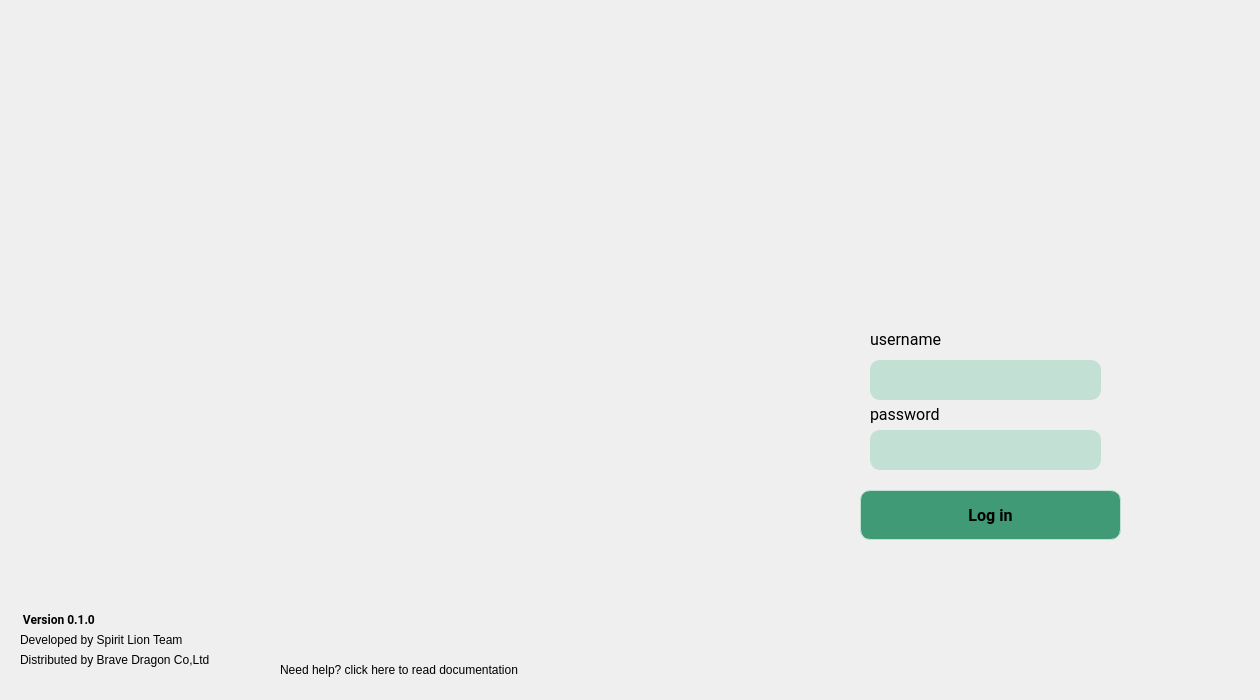
<?xml version="1.0" encoding="UTF-8"?>
<ui version="4.0">
 <class>login</class>
 <widget class="QDialog" name="login">
  <property name="geometry">
   <rect>
    <x>0</x>
    <y>0</y>
    <width>1260</width>
    <height>700</height>
   </rect>
  </property>
  <property name="windowTitle">
   <string>Nea-Yuk</string>
  </property>
  <property name="styleSheet">
   <string notr="true">#login{
	border-image: url(:/logo/image/Login.png);
}</string>
  </property>
  <widget class="QWidget" name="school" native="true">
   <property name="geometry">
    <rect>
     <x>830</x>
     <y>30</y>
     <width>296</width>
     <height>262</height>
    </rect>
   </property>
   <property name="styleSheet">
    <string notr="true">#school{

	border-image: url(:/logo/image/School Logo.png);
background : transparent;
border: transparent;
}</string>
   </property>
  </widget>
  <widget class="QGroupBox" name="loginbox">
   <property name="geometry">
    <rect>
     <x>810</x>
     <y>320</y>
     <width>356</width>
     <height>237</height>
    </rect>
   </property>
   <property name="styleSheet">
    <string notr="true">#loginbox{
background : transparent;
border: transparent;
}</string>
   </property>
   <property name="title">
    <string/>
   </property>
   <widget class="QLabel" name="username">
    <property name="geometry">
     <rect>
      <x>60</x>
      <y>10</y>
      <width>81</width>
      <height>19</height>
     </rect>
    </property>
    <property name="font">
     <font>
      <family>Roboto</family>
      <pointsize>12</pointsize>
     </font>
    </property>
    <property name="styleSheet">
     <string notr="true">background : transparent;
border: transparent;</string>
    </property>
    <property name="text">
     <string>username</string>
    </property>
   </widget>
   <widget class="QLineEdit" name="usernamebox">
    <property name="geometry">
     <rect>
      <x>60</x>
      <y>40</y>
      <width>231</width>
      <height>40</height>
     </rect>
    </property>
    <property name="cursor">
     <cursorShape>IBeamCursor</cursorShape>
    </property>
    <property name="acceptDrops">
     <bool>true</bool>
    </property>
    <property name="styleSheet">
     <string notr="true">#usernamebox{
border: 1px solid rgb(194, 223, 211);
border-radius: 10px;
color: #FFF;
padding-left: 10px;
padding-right: 10px;
background-color: rgb(195, 224, 213);

	color: rgb(0, 0, 0);
}</string>
    </property>
   </widget>
   <widget class="QLabel" name="passwrod">
    <property name="geometry">
     <rect>
      <x>60</x>
      <y>85</y>
      <width>80</width>
      <height>19</height>
     </rect>
    </property>
    <property name="font">
     <font>
      <family>Roboto</family>
      <pointsize>12</pointsize>
     </font>
    </property>
    <property name="styleSheet">
     <string notr="true">background : transparent;
border: transparent;</string>
    </property>
    <property name="text">
     <string>password</string>
    </property>
   </widget>
   <widget class="QLineEdit" name="passbox">
    <property name="geometry">
     <rect>
      <x>60</x>
      <y>110</y>
      <width>231</width>
      <height>40</height>
     </rect>
    </property>
    <property name="styleSheet">
     <string notr="true">#passbox{
border:1px solid rgb(195, 224, 213);
border-radius: 10px;
color:FFF;
padding-left: 10px;
padding-right: 10px;
background-color : rgb(195, 224, 213);
	color: rgb(0, 0, 0);

}</string>
    </property>
    <property name="echoMode">
     <enum>QLineEdit::Password</enum>
    </property>
   </widget>
   <widget class="QPushButton" name="loginbutton">
    <property name="geometry">
     <rect>
      <x>50</x>
      <y>170</y>
      <width>261</width>
      <height>50</height>
     </rect>
    </property>
    <property name="font">
     <font>
      <family>Roboto</family>
      <pointsize>12</pointsize>
      <weight>75</weight>
      <bold>true</bold>
     </font>
    </property>
    <property name="cursor">
     <cursorShape>PointingHandCursor</cursorShape>
    </property>
    <property name="mouseTracking">
     <bool>true</bool>
    </property>
    <property name="styleSheet">
     <string notr="true">#loginbutton{
border:1px solid rgb(195, 224, 213);
border-radius: 10px;
color:FFF;
background-color:  rgb(65, 154, 118);
}</string>
    </property>
    <property name="text">
     <string>Log in</string>
    </property>
   </widget>
  </widget>
  <widget class="QWidget" name="back" native="true">
   <property name="geometry">
    <rect>
     <x>0</x>
     <y>0</y>
     <width>1260</width>
     <height>700</height>
    </rect>
   </property>
   <property name="styleSheet">
    <string notr="true">#back{
background : transparent;
}

</string>
   </property>
   <widget class="QLabel" name="label">
    <property name="geometry">
     <rect>
      <x>20</x>
      <y>610</y>
      <width>81</width>
      <height>19</height>
     </rect>
    </property>
    <property name="font">
     <font>
      <family>Roboto</family>
      <weight>75</weight>
      <bold>true</bold>
     </font>
    </property>
    <property name="styleSheet">
     <string notr="true">background : transparent;
border: transparent;</string>
    </property>
    <property name="text">
     <string> Version 0.1.0</string>
    </property>
   </widget>
   <widget class="QLabel" name="label_2">
    <property name="geometry">
     <rect>
      <x>20</x>
      <y>630</y>
      <width>181</width>
      <height>19</height>
     </rect>
    </property>
    <property name="styleSheet">
     <string notr="true">background : transparent;
border: transparent;</string>
    </property>
    <property name="text">
     <string>Developed by Spirit Lion Team</string>
    </property>
   </widget>
   <widget class="QLabel" name="label_3">
    <property name="geometry">
     <rect>
      <x>20</x>
      <y>650</y>
      <width>201</width>
      <height>19</height>
     </rect>
    </property>
    <property name="styleSheet">
     <string notr="true">background : transparent;
border: transparent;</string>
    </property>
    <property name="text">
     <string>Distributed by Brave Dragon Co,Ltd</string>
    </property>
   </widget>
   <widget class="QLabel" name="label_4">
    <property name="geometry">
     <rect>
      <x>280</x>
      <y>660</y>
      <width>271</width>
      <height>19</height>
     </rect>
    </property>
    <property name="styleSheet">
     <string notr="true">background : transparent;
border: transparent;</string>
    </property>
    <property name="text">
     <string>Need help? click here to read documentation</string>
    </property>
   </widget>
   <widget class="QWidget" name="bug" native="true">
    <property name="geometry">
     <rect>
      <x>620</x>
      <y>640</y>
      <width>31</width>
      <height>36</height>
     </rect>
    </property>
    <property name="styleSheet">
     <string notr="true">#bug{
	border-image: url(:/logo/image/Bug.png);
background : transparent;
border: transparent;
}</string>
    </property>
   </widget>
  </widget>
  <zorder>back</zorder>
  <zorder>school</zorder>
  <zorder>loginbox</zorder>
 </widget>
 <resources/>
 <connections/>
</ui>
